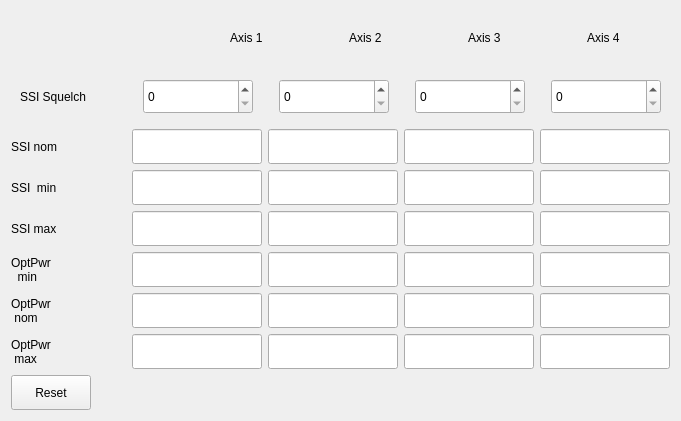
    <widget class="QWidget" name="verticalWidget_5" native="true">
     <property name="geometry">
      <rect>
       <x>30</x>
       <y>210</y>
       <width>681</width>
       <height>421</height>
      </rect>
     </property>
     <property name="styleSheet">
      <string notr="true">#verticalWidget_5{
border: 1px solid;
    border: 2px solid gray;
    border-radius: 10px;
    padding: 0 8px;
}</string>
     </property>
     <layout class="QVBoxLayout" name="verticalLayout_8">
      <item>
       <layout class="QHBoxLayout" name="horizontalLayout_34">
        <item>
         <spacer name="horizontalSpacer_40">
          <property name="orientation">
           <enum>Qt::Horizontal</enum>
          </property>
          <property name="sizeType">
           <enum>QSizePolicy::Expanding</enum>
          </property>
          <property name="sizeHint" stdset="0">
           <size>
            <width>100</width>
            <height>20</height>
           </size>
          </property>
         </spacer>
        </item>
        <item>
         <widget class="QLabel" name="label_40">
          <property name="sizePolicy">
           <sizepolicy hsizetype="Fixed" vsizetype="Preferred">
            <horstretch>0</horstretch>
            <verstretch>0</verstretch>
           </sizepolicy>
          </property>
          <property name="text">
           <string>Axis 1</string>
          </property>
         </widget>
        </item>
        <item>
         <spacer name="horizontalSpacer_38">
          <property name="orientation">
           <enum>Qt::Horizontal</enum>
          </property>
          <property name="sizeType">
           <enum>QSizePolicy::Fixed</enum>
          </property>
          <property name="sizeHint" stdset="0">
           <size>
            <width>80</width>
            <height>20</height>
           </size>
          </property>
         </spacer>
        </item>
        <item>
         <widget class="QLabel" name="label_41">
          <property name="sizePolicy">
           <sizepolicy hsizetype="Fixed" vsizetype="Preferred">
            <horstretch>0</horstretch>
            <verstretch>0</verstretch>
           </sizepolicy>
          </property>
          <property name="text">
           <string>Axis 2</string>
          </property>
         </widget>
        </item>
        <item>
         <spacer name="horizontalSpacer_37">
          <property name="orientation">
           <enum>Qt::Horizontal</enum>
          </property>
          <property name="sizeType">
           <enum>QSizePolicy::Fixed</enum>
          </property>
          <property name="sizeHint" stdset="0">
           <size>
            <width>80</width>
            <height>20</height>
           </size>
          </property>
         </spacer>
        </item>
        <item>
         <widget class="QLabel" name="label_42">
          <property name="sizePolicy">
           <sizepolicy hsizetype="Fixed" vsizetype="Preferred">
            <horstretch>0</horstretch>
            <verstretch>0</verstretch>
           </sizepolicy>
          </property>
          <property name="text">
           <string>Axis 3</string>
          </property>
         </widget>
        </item>
        <item>
         <spacer name="horizontalSpacer_39">
          <property name="orientation">
           <enum>Qt::Horizontal</enum>
          </property>
          <property name="sizeType">
           <enum>QSizePolicy::Fixed</enum>
          </property>
          <property name="sizeHint" stdset="0">
           <size>
            <width>80</width>
            <height>20</height>
           </size>
          </property>
         </spacer>
        </item>
        <item>
         <widget class="QLabel" name="label_43">
          <property name="sizePolicy">
           <sizepolicy hsizetype="Fixed" vsizetype="Preferred">
            <horstretch>0</horstretch>
            <verstretch>0</verstretch>
           </sizepolicy>
          </property>
          <property name="text">
           <string>Axis 4</string>
          </property>
         </widget>
        </item>
        <item>
         <spacer name="horizontalSpacer_44">
          <property name="orientation">
           <enum>Qt::Horizontal</enum>
          </property>
          <property name="sizeType">
           <enum>QSizePolicy::Fixed</enum>
          </property>
          <property name="sizeHint" stdset="0">
           <size>
            <width>50</width>
            <height>20</height>
           </size>
          </property>
         </spacer>
        </item>
       </layout>
      </item>
      <item>
       <widget class="QWidget" name="ssisq" native="true">
        <property name="styleSheet">
         <string notr="true"/>
        </property>
        <layout class="QHBoxLayout" name="horizontalLayout_7">
         <item>
          <widget class="QLabel" name="label_9">
           <property name="text">
            <string>SSI Squelch</string>
           </property>
          </widget>
         </item>
         <item>
          <spacer name="horizontalSpacer_43">
           <property name="orientation">
            <enum>Qt::Horizontal</enum>
           </property>
           <property name="sizeType">
            <enum>QSizePolicy::Fixed</enum>
           </property>
           <property name="sizeHint" stdset="0">
            <size>
             <width>10</width>
             <height>20</height>
            </size>
           </property>
          </spacer>
         </item>
         <item>
          <widget class="QSpinBox" name="ssiSquelch_1">
           <property name="sizePolicy">
            <sizepolicy hsizetype="Preferred" vsizetype="Fixed">
             <horstretch>0</horstretch>
             <verstretch>0</verstretch>
            </sizepolicy>
           </property>
           <property name="minimumSize">
            <size>
             <width>110</width>
             <height>35</height>
            </size>
           </property>
          </widget>
         </item>
         <item>
          <spacer name="horizontalSpacer_42">
           <property name="orientation">
            <enum>Qt::Horizontal</enum>
           </property>
           <property name="sizeType">
            <enum>QSizePolicy::Fixed</enum>
           </property>
           <property name="sizeHint" stdset="0">
            <size>
             <width>20</width>
             <height>20</height>
            </size>
           </property>
          </spacer>
         </item>
         <item>
          <widget class="QSpinBox" name="ssiSquelch_2">
           <property name="sizePolicy">
            <sizepolicy hsizetype="Fixed" vsizetype="Fixed">
             <horstretch>0</horstretch>
             <verstretch>0</verstretch>
            </sizepolicy>
           </property>
           <property name="minimumSize">
            <size>
             <width>110</width>
             <height>35</height>
            </size>
           </property>
          </widget>
         </item>
         <item>
          <spacer name="horizontalSpacer_41">
           <property name="orientation">
            <enum>Qt::Horizontal</enum>
           </property>
           <property name="sizeType">
            <enum>QSizePolicy::Fixed</enum>
           </property>
           <property name="sizeHint" stdset="0">
            <size>
             <width>20</width>
             <height>20</height>
            </size>
           </property>
          </spacer>
         </item>
         <item>
          <widget class="QSpinBox" name="ssiSquelch_3">
           <property name="sizePolicy">
            <sizepolicy hsizetype="Preferred" vsizetype="Fixed">
             <horstretch>0</horstretch>
             <verstretch>0</verstretch>
            </sizepolicy>
           </property>
           <property name="minimumSize">
            <size>
             <width>110</width>
             <height>35</height>
            </size>
           </property>
          </widget>
         </item>
         <item>
          <spacer name="horizontalSpacer_7">
           <property name="orientation">
            <enum>Qt::Horizontal</enum>
           </property>
           <property name="sizeType">
            <enum>QSizePolicy::Fixed</enum>
           </property>
           <property name="sizeHint" stdset="0">
            <size>
             <width>20</width>
             <height>20</height>
            </size>
           </property>
          </spacer>
         </item>
         <item>
          <widget class="QSpinBox" name="ssiSquelch_4">
           <property name="sizePolicy">
            <sizepolicy hsizetype="Fixed" vsizetype="Fixed">
             <horstretch>0</horstretch>
             <verstretch>0</verstretch>
            </sizepolicy>
           </property>
           <property name="minimumSize">
            <size>
             <width>110</width>
             <height>35</height>
            </size>
           </property>
          </widget>
         </item>
        </layout>
       </widget>
      </item>
      <item>
       <layout class="QHBoxLayout" name="horizontalLayout_26">
        <item>
         <widget class="QLabel" name="label_28">
          <property name="text">
           <string>SSI nom</string>
          </property>
         </widget>
        </item>
        <item>
         <spacer name="horizontalSpacer_26">
          <property name="orientation">
           <enum>Qt::Horizontal</enum>
          </property>
          <property name="sizeHint" stdset="0">
           <size>
            <width>40</width>
            <height>20</height>
           </size>
          </property>
         </spacer>
        </item>
        <item>
         <widget class="QLineEdit" name="ssiNomVal_1">
          <property name="sizePolicy">
           <sizepolicy hsizetype="Fixed" vsizetype="Fixed">
            <horstretch>0</horstretch>
            <verstretch>0</verstretch>
           </sizepolicy>
          </property>
          <property name="minimumSize">
           <size>
            <width>130</width>
            <height>35</height>
           </size>
          </property>
         </widget>
        </item>
        <item>
         <widget class="QLineEdit" name="ssiNomVal_2">
          <property name="sizePolicy">
           <sizepolicy hsizetype="Fixed" vsizetype="Fixed">
            <horstretch>0</horstretch>
            <verstretch>0</verstretch>
           </sizepolicy>
          </property>
          <property name="minimumSize">
           <size>
            <width>130</width>
            <height>35</height>
           </size>
          </property>
         </widget>
        </item>
        <item>
         <widget class="QLineEdit" name="ssiNomVal_3">
          <property name="sizePolicy">
           <sizepolicy hsizetype="Fixed" vsizetype="Fixed">
            <horstretch>0</horstretch>
            <verstretch>0</verstretch>
           </sizepolicy>
          </property>
          <property name="minimumSize">
           <size>
            <width>130</width>
            <height>35</height>
           </size>
          </property>
         </widget>
        </item>
        <item>
         <widget class="QLineEdit" name="ssiNomVal_4">
          <property name="sizePolicy">
           <sizepolicy hsizetype="Fixed" vsizetype="Fixed">
            <horstretch>0</horstretch>
            <verstretch>0</verstretch>
           </sizepolicy>
          </property>
          <property name="minimumSize">
           <size>
            <width>130</width>
            <height>35</height>
           </size>
          </property>
         </widget>
        </item>
       </layout>
      </item>
      <item>
       <layout class="QHBoxLayout" name="horizontalLayout_27">
        <item>
         <widget class="QLabel" name="label_29">
          <property name="text">
           <string>SSI  min</string>
          </property>
         </widget>
        </item>
        <item>
         <spacer name="horizontalSpacer_27">
          <property name="orientation">
           <enum>Qt::Horizontal</enum>
          </property>
          <property name="sizeHint" stdset="0">
           <size>
            <width>40</width>
            <height>20</height>
           </size>
          </property>
         </spacer>
        </item>
        <item>
         <widget class="QLineEdit" name="ssiMinVal_1">
          <property name="sizePolicy">
           <sizepolicy hsizetype="Fixed" vsizetype="Fixed">
            <horstretch>0</horstretch>
            <verstretch>0</verstretch>
           </sizepolicy>
          </property>
          <property name="minimumSize">
           <size>
            <width>130</width>
            <height>35</height>
           </size>
          </property>
         </widget>
        </item>
        <item>
         <widget class="QLineEdit" name="ssiMinVal_2">
          <property name="sizePolicy">
           <sizepolicy hsizetype="Fixed" vsizetype="Fixed">
            <horstretch>0</horstretch>
            <verstretch>0</verstretch>
           </sizepolicy>
          </property>
          <property name="minimumSize">
           <size>
            <width>130</width>
            <height>35</height>
           </size>
          </property>
         </widget>
        </item>
        <item>
         <widget class="QLineEdit" name="ssiMinVal_3">
          <property name="sizePolicy">
           <sizepolicy hsizetype="Fixed" vsizetype="Fixed">
            <horstretch>0</horstretch>
            <verstretch>0</verstretch>
           </sizepolicy>
          </property>
          <property name="minimumSize">
           <size>
            <width>130</width>
            <height>35</height>
           </size>
          </property>
         </widget>
        </item>
        <item>
         <widget class="QLineEdit" name="ssiMinVal_4">
          <property name="sizePolicy">
           <sizepolicy hsizetype="Fixed" vsizetype="Fixed">
            <horstretch>0</horstretch>
            <verstretch>0</verstretch>
           </sizepolicy>
          </property>
          <property name="minimumSize">
           <size>
            <width>130</width>
            <height>35</height>
           </size>
          </property>
         </widget>
        </item>
       </layout>
      </item>
      <item>
       <layout class="QHBoxLayout" name="horizontalLayout_28">
        <item>
         <widget class="QLabel" name="label_30">
          <property name="text">
           <string>SSI max</string>
          </property>
         </widget>
        </item>
        <item>
         <spacer name="horizontalSpacer_28">
          <property name="orientation">
           <enum>Qt::Horizontal</enum>
          </property>
          <property name="sizeHint" stdset="0">
           <size>
            <width>40</width>
            <height>20</height>
           </size>
          </property>
         </spacer>
        </item>
        <item>
         <widget class="QLineEdit" name="ssiMaxVal_1">
          <property name="sizePolicy">
           <sizepolicy hsizetype="Fixed" vsizetype="Fixed">
            <horstretch>0</horstretch>
            <verstretch>0</verstretch>
           </sizepolicy>
          </property>
          <property name="minimumSize">
           <size>
            <width>130</width>
            <height>35</height>
           </size>
          </property>
         </widget>
        </item>
        <item>
         <widget class="QLineEdit" name="ssiMaxVal_2">
          <property name="sizePolicy">
           <sizepolicy hsizetype="Fixed" vsizetype="Fixed">
            <horstretch>0</horstretch>
            <verstretch>0</verstretch>
           </sizepolicy>
          </property>
          <property name="minimumSize">
           <size>
            <width>130</width>
            <height>35</height>
           </size>
          </property>
         </widget>
        </item>
        <item>
         <widget class="QLineEdit" name="ssiMaxVal_3">
          <property name="sizePolicy">
           <sizepolicy hsizetype="Fixed" vsizetype="Fixed">
            <horstretch>0</horstretch>
            <verstretch>0</verstretch>
           </sizepolicy>
          </property>
          <property name="minimumSize">
           <size>
            <width>130</width>
            <height>35</height>
           </size>
          </property>
         </widget>
        </item>
        <item>
         <widget class="QLineEdit" name="ssiMaxVal_4">
          <property name="sizePolicy">
           <sizepolicy hsizetype="Fixed" vsizetype="Fixed">
            <horstretch>0</horstretch>
            <verstretch>0</verstretch>
           </sizepolicy>
          </property>
          <property name="minimumSize">
           <size>
            <width>130</width>
            <height>35</height>
           </size>
          </property>
         </widget>
        </item>
       </layout>
      </item>
      <item>
       <layout class="QHBoxLayout" name="horizontalLayout_30">
        <item>
         <widget class="QLabel" name="label_32">
          <property name="text">
           <string>OptPwr
  min</string>
          </property>
         </widget>
        </item>
        <item>
         <spacer name="horizontalSpacer_30">
          <property name="orientation">
           <enum>Qt::Horizontal</enum>
          </property>
          <property name="sizeHint" stdset="0">
           <size>
            <width>40</width>
            <height>20</height>
           </size>
          </property>
         </spacer>
        </item>
        <item>
         <widget class="QLineEdit" name="optPwrMin_1">
          <property name="sizePolicy">
           <sizepolicy hsizetype="Fixed" vsizetype="Fixed">
            <horstretch>0</horstretch>
            <verstretch>0</verstretch>
           </sizepolicy>
          </property>
          <property name="minimumSize">
           <size>
            <width>130</width>
            <height>35</height>
           </size>
          </property>
         </widget>
        </item>
        <item>
         <widget class="QLineEdit" name="optPwrMin_2">
          <property name="sizePolicy">
           <sizepolicy hsizetype="Fixed" vsizetype="Fixed">
            <horstretch>0</horstretch>
            <verstretch>0</verstretch>
           </sizepolicy>
          </property>
          <property name="minimumSize">
           <size>
            <width>130</width>
            <height>35</height>
           </size>
          </property>
         </widget>
        </item>
        <item>
         <widget class="QLineEdit" name="optPwrMin_3">
          <property name="sizePolicy">
           <sizepolicy hsizetype="Fixed" vsizetype="Fixed">
            <horstretch>0</horstretch>
            <verstretch>0</verstretch>
           </sizepolicy>
          </property>
          <property name="minimumSize">
           <size>
            <width>130</width>
            <height>35</height>
           </size>
          </property>
         </widget>
        </item>
        <item>
         <widget class="QLineEdit" name="optPwrMin_4">
          <property name="sizePolicy">
           <sizepolicy hsizetype="Fixed" vsizetype="Fixed">
            <horstretch>0</horstretch>
            <verstretch>0</verstretch>
           </sizepolicy>
          </property>
          <property name="minimumSize">
           <size>
            <width>130</width>
            <height>35</height>
           </size>
          </property>
         </widget>
        </item>
       </layout>
      </item>
      <item>
       <layout class="QHBoxLayout" name="horizontalLayout_29">
        <item>
         <widget class="QLabel" name="label_31">
          <property name="text">
           <string>OptPwr
 nom</string>
          </property>
         </widget>
        </item>
        <item>
         <spacer name="horizontalSpacer_29">
          <property name="orientation">
           <enum>Qt::Horizontal</enum>
          </property>
          <property name="sizeHint" stdset="0">
           <size>
            <width>40</width>
            <height>20</height>
           </size>
          </property>
         </spacer>
        </item>
        <item>
         <widget class="QLineEdit" name="optPwrNom_1">
          <property name="sizePolicy">
           <sizepolicy hsizetype="Fixed" vsizetype="Fixed">
            <horstretch>0</horstretch>
            <verstretch>0</verstretch>
           </sizepolicy>
          </property>
          <property name="minimumSize">
           <size>
            <width>130</width>
            <height>35</height>
           </size>
          </property>
         </widget>
        </item>
        <item>
         <widget class="QLineEdit" name="optPwrNom_2">
          <property name="sizePolicy">
           <sizepolicy hsizetype="Fixed" vsizetype="Fixed">
            <horstretch>0</horstretch>
            <verstretch>0</verstretch>
           </sizepolicy>
          </property>
          <property name="minimumSize">
           <size>
            <width>130</width>
            <height>35</height>
           </size>
          </property>
         </widget>
        </item>
        <item>
         <widget class="QLineEdit" name="optPwrNom_3">
          <property name="sizePolicy">
           <sizepolicy hsizetype="Fixed" vsizetype="Fixed">
            <horstretch>0</horstretch>
            <verstretch>0</verstretch>
           </sizepolicy>
          </property>
          <property name="minimumSize">
           <size>
            <width>130</width>
            <height>35</height>
           </size>
          </property>
         </widget>
        </item>
        <item>
         <widget class="QLineEdit" name="optPwrNom_4">
          <property name="sizePolicy">
           <sizepolicy hsizetype="Fixed" vsizetype="Fixed">
            <horstretch>0</horstretch>
            <verstretch>0</verstretch>
           </sizepolicy>
          </property>
          <property name="minimumSize">
           <size>
            <width>130</width>
            <height>35</height>
           </size>
          </property>
         </widget>
        </item>
       </layout>
      </item>
      <item>
       <layout class="QHBoxLayout" name="horizontalLayout_31">
        <item>
         <widget class="QLabel" name="label_33">
          <property name="text">
           <string>OptPwr
 max</string>
          </property>
         </widget>
        </item>
        <item>
         <spacer name="horizontalSpacer_31">
          <property name="orientation">
           <enum>Qt::Horizontal</enum>
          </property>
          <property name="sizeHint" stdset="0">
           <size>
            <width>40</width>
            <height>20</height>
           </size>
          </property>
         </spacer>
        </item>
        <item>
         <widget class="QLineEdit" name="optPwrMax_1">
          <property name="sizePolicy">
           <sizepolicy hsizetype="Fixed" vsizetype="Fixed">
            <horstretch>0</horstretch>
            <verstretch>0</verstretch>
           </sizepolicy>
          </property>
          <property name="minimumSize">
           <size>
            <width>130</width>
            <height>35</height>
           </size>
          </property>
         </widget>
        </item>
        <item>
         <widget class="QLineEdit" name="optPwrMax_2">
          <property name="sizePolicy">
           <sizepolicy hsizetype="Fixed" vsizetype="Fixed">
            <horstretch>0</horstretch>
            <verstretch>0</verstretch>
           </sizepolicy>
          </property>
          <property name="minimumSize">
           <size>
            <width>130</width>
            <height>35</height>
           </size>
          </property>
         </widget>
        </item>
        <item>
         <widget class="QLineEdit" name="optPwrMax_3">
          <property name="sizePolicy">
           <sizepolicy hsizetype="Fixed" vsizetype="Fixed">
            <horstretch>0</horstretch>
            <verstretch>0</verstretch>
           </sizepolicy>
          </property>
          <property name="minimumSize">
           <size>
            <width>130</width>
            <height>35</height>
           </size>
          </property>
         </widget>
        </item>
        <item>
         <widget class="QLineEdit" name="optPwrMax_4">
          <property name="sizePolicy">
           <sizepolicy hsizetype="Fixed" vsizetype="Fixed">
            <horstretch>0</horstretch>
            <verstretch>0</verstretch>
           </sizepolicy>
          </property>
          <property name="minimumSize">
           <size>
            <width>130</width>
            <height>35</height>
           </size>
          </property>
         </widget>
        </item>
       </layout>
      </item>
      <item>
       <widget class="QPushButton" name="pushButton_15">
        <property name="sizePolicy">
         <sizepolicy hsizetype="Fixed" vsizetype="Fixed">
          <horstretch>0</horstretch>
          <verstretch>0</verstretch>
         </sizepolicy>
        </property>
        <property name="minimumSize">
         <size>
          <width>45</width>
          <height>35</height>
         </size>
        </property>
        <property name="text">
         <string>Reset</string>
        </property>
       </widget>
      </item>
     </layout>
    </widget>
